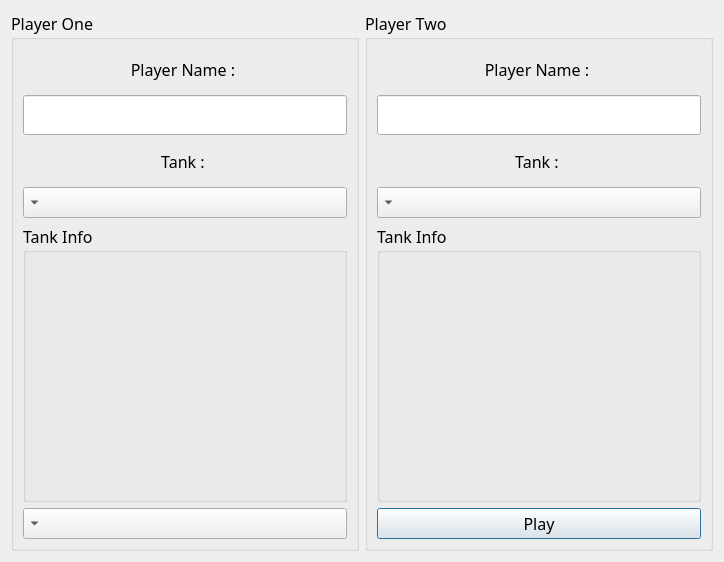
<?xml version="1.0" encoding="UTF-8"?>
<ui version="4.0">
 <class>PlayerInfoUI</class>
 <widget class="QDialog" name="PlayerInfoUI">
  <property name="geometry">
   <rect>
    <x>0</x>
    <y>0</y>
    <width>704</width>
    <height>562</height>
   </rect>
  </property>
  <property name="font">
   <font>
    <family>B Titr</family>
    <pointsize>12</pointsize>
   </font>
  </property>
  <property name="windowTitle">
   <string>Dialog</string>
  </property>
  <property name="layoutDirection">
   <enum>Qt::LeftToRight</enum>
  </property>
  <layout class="QHBoxLayout" name="horizontalLayout">
   <item>
    <widget class="QGroupBox" name="groupBox_2">
     <property name="title">
      <string>Player One</string>
     </property>
     <layout class="QVBoxLayout" name="verticalLayout_4">
      <item>
       <widget class="QLabel" name="lblname_4">
        <property name="minimumSize">
         <size>
          <width>300</width>
          <height>40</height>
         </size>
        </property>
        <property name="maximumSize">
         <size>
          <width>16777215</width>
          <height>40</height>
         </size>
        </property>
        <property name="text">
         <string>Player Name : </string>
        </property>
        <property name="alignment">
         <set>Qt::AlignCenter</set>
        </property>
       </widget>
      </item>
      <item>
       <widget class="QLineEdit" name="TxtNamePlayerOne">
        <property name="minimumSize">
         <size>
          <width>300</width>
          <height>40</height>
         </size>
        </property>
        <property name="maximumSize">
         <size>
          <width>16777215</width>
          <height>40</height>
         </size>
        </property>
       </widget>
      </item>
      <item>
       <widget class="QLabel" name="lblname_9">
        <property name="minimumSize">
         <size>
          <width>300</width>
          <height>40</height>
         </size>
        </property>
        <property name="maximumSize">
         <size>
          <width>16777215</width>
          <height>40</height>
         </size>
        </property>
        <property name="text">
         <string>Tank : </string>
        </property>
        <property name="alignment">
         <set>Qt::AlignCenter</set>
        </property>
       </widget>
      </item>
      <item>
       <widget class="QComboBox" name="CmbTankPlayerOne">
        <property name="layoutDirection">
         <enum>Qt::RightToLeft</enum>
        </property>
       </widget>
      </item>
      <item>
       <widget class="QGroupBox" name="groupBox_3">
        <property name="title">
         <string>Tank Info</string>
        </property>
        <layout class="QVBoxLayout" name="verticalLayout">
         <item>
          <widget class="QLabel" name="LblTankNameOne">
           <property name="minimumSize">
            <size>
             <width>300</width>
             <height>40</height>
            </size>
           </property>
           <property name="maximumSize">
            <size>
             <width>16777215</width>
             <height>40</height>
            </size>
           </property>
           <property name="text">
            <string/>
           </property>
           <property name="alignment">
            <set>Qt::AlignCenter</set>
           </property>
           <property name="margin">
            <number>0</number>
           </property>
          </widget>
         </item>
         <item>
          <widget class="QLabel" name="LblTankSpeedOne">
           <property name="minimumSize">
            <size>
             <width>300</width>
             <height>40</height>
            </size>
           </property>
           <property name="maximumSize">
            <size>
             <width>16777215</width>
             <height>40</height>
            </size>
           </property>
           <property name="text">
            <string/>
           </property>
           <property name="alignment">
            <set>Qt::AlignCenter</set>
           </property>
          </widget>
         </item>
         <item>
          <widget class="QLabel" name="LblTankPowerOne">
           <property name="minimumSize">
            <size>
             <width>300</width>
             <height>40</height>
            </size>
           </property>
           <property name="maximumSize">
            <size>
             <width>16777215</width>
             <height>40</height>
            </size>
           </property>
           <property name="text">
            <string/>
           </property>
           <property name="alignment">
            <set>Qt::AlignCenter</set>
           </property>
          </widget>
         </item>
         <item>
          <widget class="QLabel" name="LblTankShildOne">
           <property name="minimumSize">
            <size>
             <width>300</width>
             <height>40</height>
            </size>
           </property>
           <property name="maximumSize">
            <size>
             <width>16777215</width>
             <height>40</height>
            </size>
           </property>
           <property name="text">
            <string/>
           </property>
           <property name="alignment">
            <set>Qt::AlignCenter</set>
           </property>
          </widget>
         </item>
         <item>
          <widget class="QLabel" name="LblTankColorOne">
           <property name="minimumSize">
            <size>
             <width>300</width>
             <height>40</height>
            </size>
           </property>
           <property name="maximumSize">
            <size>
             <width>16777215</width>
             <height>40</height>
            </size>
           </property>
           <property name="text">
            <string/>
           </property>
           <property name="alignment">
            <set>Qt::AlignCenter</set>
           </property>
          </widget>
         </item>
        </layout>
       </widget>
      </item>
      <item>
       <widget class="QComboBox" name="CmbMap">
        <property name="layoutDirection">
         <enum>Qt::RightToLeft</enum>
        </property>
       </widget>
      </item>
     </layout>
    </widget>
   </item>
   <item>
    <widget class="QGroupBox" name="groupBox">
     <property name="title">
      <string>Player Two</string>
     </property>
     <layout class="QVBoxLayout" name="verticalLayout_3">
      <item>
       <widget class="QLabel" name="lblname_3">
        <property name="minimumSize">
         <size>
          <width>300</width>
          <height>40</height>
         </size>
        </property>
        <property name="maximumSize">
         <size>
          <width>16777215</width>
          <height>40</height>
         </size>
        </property>
        <property name="text">
         <string>Player Name : </string>
        </property>
        <property name="alignment">
         <set>Qt::AlignCenter</set>
        </property>
       </widget>
      </item>
      <item>
       <widget class="QLineEdit" name="TxtNamePlayerTwo">
        <property name="minimumSize">
         <size>
          <width>300</width>
          <height>40</height>
         </size>
        </property>
        <property name="maximumSize">
         <size>
          <width>16777215</width>
          <height>40</height>
         </size>
        </property>
       </widget>
      </item>
      <item>
       <widget class="QLabel" name="lblname_8">
        <property name="minimumSize">
         <size>
          <width>300</width>
          <height>40</height>
         </size>
        </property>
        <property name="maximumSize">
         <size>
          <width>16777215</width>
          <height>40</height>
         </size>
        </property>
        <property name="text">
         <string>Tank : </string>
        </property>
        <property name="alignment">
         <set>Qt::AlignCenter</set>
        </property>
       </widget>
      </item>
      <item>
       <widget class="QComboBox" name="CmbTankPlayerTwo">
        <property name="layoutDirection">
         <enum>Qt::RightToLeft</enum>
        </property>
       </widget>
      </item>
      <item>
       <widget class="QGroupBox" name="groupBox_4">
        <property name="title">
         <string>Tank Info</string>
        </property>
        <layout class="QVBoxLayout" name="verticalLayout_2">
         <item>
          <widget class="QLabel" name="LblTankNameTwo">
           <property name="minimumSize">
            <size>
             <width>300</width>
             <height>40</height>
            </size>
           </property>
           <property name="maximumSize">
            <size>
             <width>16777215</width>
             <height>40</height>
            </size>
           </property>
           <property name="text">
            <string/>
           </property>
           <property name="alignment">
            <set>Qt::AlignCenter</set>
           </property>
           <property name="margin">
            <number>0</number>
           </property>
          </widget>
         </item>
         <item>
          <widget class="QLabel" name="LblTankSpeedTwo">
           <property name="minimumSize">
            <size>
             <width>300</width>
             <height>40</height>
            </size>
           </property>
           <property name="maximumSize">
            <size>
             <width>16777215</width>
             <height>40</height>
            </size>
           </property>
           <property name="text">
            <string/>
           </property>
           <property name="alignment">
            <set>Qt::AlignCenter</set>
           </property>
          </widget>
         </item>
         <item>
          <widget class="QLabel" name="LblTankPowerTwo">
           <property name="minimumSize">
            <size>
             <width>300</width>
             <height>40</height>
            </size>
           </property>
           <property name="maximumSize">
            <size>
             <width>16777215</width>
             <height>40</height>
            </size>
           </property>
           <property name="text">
            <string/>
           </property>
           <property name="alignment">
            <set>Qt::AlignCenter</set>
           </property>
          </widget>
         </item>
         <item>
          <widget class="QLabel" name="LblTankShildTwo">
           <property name="minimumSize">
            <size>
             <width>300</width>
             <height>40</height>
            </size>
           </property>
           <property name="maximumSize">
            <size>
             <width>16777215</width>
             <height>40</height>
            </size>
           </property>
           <property name="text">
            <string/>
           </property>
           <property name="alignment">
            <set>Qt::AlignCenter</set>
           </property>
          </widget>
         </item>
         <item>
          <widget class="QLabel" name="LblTankColorTwo">
           <property name="minimumSize">
            <size>
             <width>300</width>
             <height>40</height>
            </size>
           </property>
           <property name="maximumSize">
            <size>
             <width>16777215</width>
             <height>40</height>
            </size>
           </property>
           <property name="text">
            <string/>
           </property>
           <property name="alignment">
            <set>Qt::AlignCenter</set>
           </property>
          </widget>
         </item>
        </layout>
       </widget>
      </item>
      <item>
       <widget class="QPushButton" name="BtnPlay">
        <property name="text">
         <string>Play</string>
        </property>
       </widget>
      </item>
     </layout>
    </widget>
   </item>
  </layout>
 </widget>
 <resources/>
 <connections/>
</ui>
